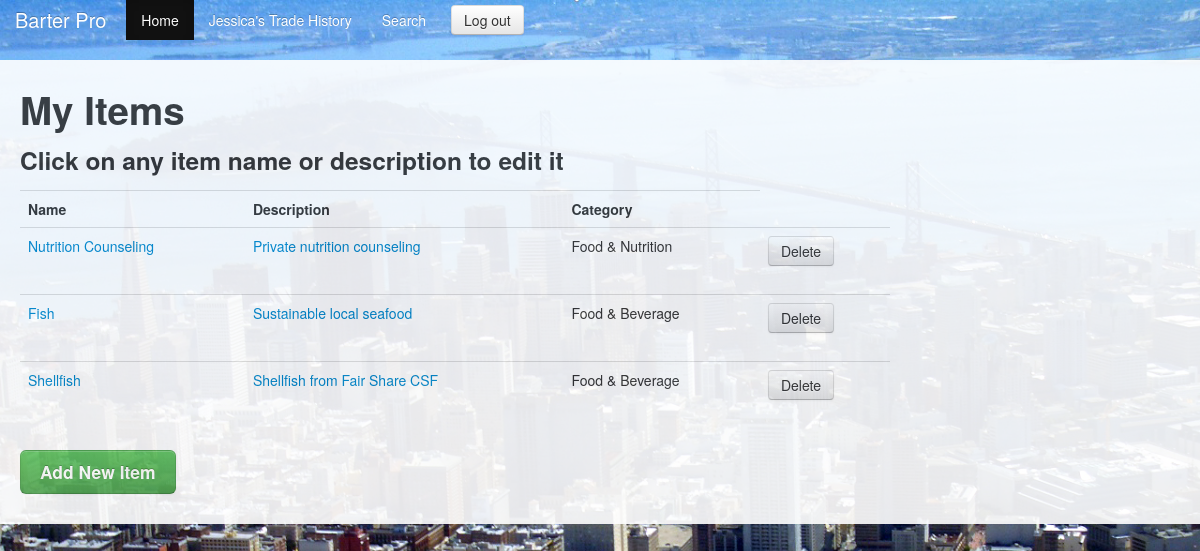
The page /manage_items (signed in) on the database its author committed.
### model.py (models this page shows, shortened)
class User(Base):
	__tablename__ = 'users'
	id = Column(Integer, primary_key=True)
	email = Column(String)
	password = Column(String)
	first_name = Column(String)
	last_name = Column(String)
	zipcode = Column(String)
	biz_name = Column(String)
	website = Column(String)
	image_url = Column(String, nullable=True)
	opt_a = Column(String, nullable=True)
	opt_b = Column(String, nullable=True)
	opt_c = Column(String, nullable=True)

class Item(Base):
	__tablename__ = 'items'
	id = Column(Integer, primary_key=True)
	name = Column(String)
	description = Column(String)
	owned = Column(Boolean)
	image_url = Column(String, nullable=True)
	user_id = Column(Integer, ForeignKey("users.id"))
	cat_id = Column(Integer, ForeignKey("categories.id"))
	user = relationship("User", backref=backref("items", order_by=id))
	category = relationship("Category", backref=backref("items", order_by=id))

class Category(Base):
	__tablename__ = 'categories'
	id = Column(Integer, primary_key=True)
	name = Column(String)				#category of item listed
	cat_type = Column(Integer) 			#goods or services

### server.py (the view)
@app.route("/manage_items")
def manage_items():
	user = db_session.query(User).get(g.user_id)
	items = user.items
	return render_template("manage_items.html",
							user_items =items, user=user)

### server.py (called while the page is built)
@app.before_request
def before_request():
	g.user_id = session.get("user_id") #gets user ID from current session
	if not g.user_id: # redirects to log-in if no user ID session
		g.user_id = None
		g.user = None
	else:
		g.user = db_session.query(User).get(g.user_id)
		g.notifications, g.new_confirms, g.new_refusals = get_notifications()

def get_notifications():
	notifications = db_session.query(Participant).filter_by(user_id=g.user_id, requester=False, confirm=None).all()
	all_my_trades = db_session.query(Participant).filter_by(user_id=g.user_id, requester=True).all()
	if len(all_my_trades) != 0:
		new_confirms = [participant for participant in all_my_trades if participant.trade.participants[1].confirm == True and participant.trade.participants[0].confirm == None]
		new_refusals = [participant for participant in all_my_trades if participant.trade.participants[1].confirm == False and participant.trade.participants[0].confirm == None]
	else:
		new_confirms = []
		new_refusals = []
	return notifications, new_confirms, new_refusals

### Templates/manage_items.html (shortened to what this page needs)
{% extends "layout.html" %}
{% block body %}
 <h1>My Items</h1>
 	<h3> Click on any item name or description to edit it</h3>
 		<table class="table">
			<tr>
				<td>
					<strong>
						Name
					</strong>
				</td>
				<td>
					<strong>
						Description
					</strong>
				</td>
				<td>
					<strong>
						Category
					</strong>
				</td>
		</tr>
 		{% for item in user_items %}
 		<tr>
 			<td>
 				<a href="{{url_for('edit_item', id=item.id)}}">
 					{{ item.name }}
 				</a>
 			</td>
 			<td>
 				<a href="{{ url_for('edit_description', id=item.id) }}">
 					{{ item.description }}
 				</a>
 			</td>
 			<td>
 				{{ item.category.name}}
 			<td>
 				<form name ="delete_item" action="{{url_for('delete_item', id=item.id)}}" method="POST">
  					<button type="submit" value="delete" class="btn">
  						Delete
  				</form>
  			</td>
 		</tr>
 		{% endfor %}
 	</table>
	<h2>
		<a href="{{ url_for('add_item') }}" class="btn btn-success btn-large" >
			Add New Item
		</a>
	</h2>
{% endblock %}

### Templates/layout.html (shortened to what this page needs)
<!DOCTYPE html>
<html lang="en">
<head>
  <link rel="stylesheet" href="../static/bootstrap/css/bootstrap.css" type="text/css">
  <link rel="stylesheet" href="../static/bootstrap/css/main.css" type="text/css">
  <link rel="stylesheet" href="../static/bootstrap/css/bootstrap-responsive.css" type="text/css">
    </head>
    <body>
      <div class="navbar navbar-inverse navbar-fixed-top">
        <div class="navbar-inner">
          <div class="container">
            <a class="brand" href="/">Barter Pro</a>
            <div class="nav-collapse collapse">
              <ul class="nav">
                <li class="active"><a href="/home">Home</a></li>
                {% if g.user %}
                <li><a href="/trade_history">{{ g.user.first_name }}'s Trade History </a>
                </li>
                {% endif %}
                <li><a href="/view_categories">Search</a></li>
              </ul>
              {% if not g.user %}
              <form name="login" action="/authenticate" method="POST" class="navbar-form pull-right">
                <input class="span2" type="text" name="email" placeholder="Email">
                <input class="span2" type="password" name="password" placeholder="Password">
                <button type ="submit" value="sign in" class="btn" >Sign in</button>
              </form>
              {% else %}
              <div>
                <a href="{{url_for('log_out')}}" class="btn">
                  Log out
                </a>
              </div>
              {% endif %}
            </div>
          </div>
        </div>
      </div>
      <div class='container wrapper'>
        <div class='row fluid'>
          <div class='span9'>
            {% block body %}
            {% endblock %}
          </div>
          <div class='row fluid'>
            <div class='span3'>
      </div>
    </div>
  </div>
</div>
  </body>
  </html>

### Templates/layout.html (style rules this page uses)
body { padding-top: 60px; padding-bottom: 40px; }

### rows shown on the page
User: user.first_name "Jessica"
Item: name "Nutrition Counseling", description "Private nutrition counseling", category.name "Food & Nutrition"
Item: name "Fish", description "Sustainable local seafood", category.name "Food & Beverage"
Item: name "Shellfish", description "Shellfish from Fair Share CSF", category.name "Food & Beverage"
